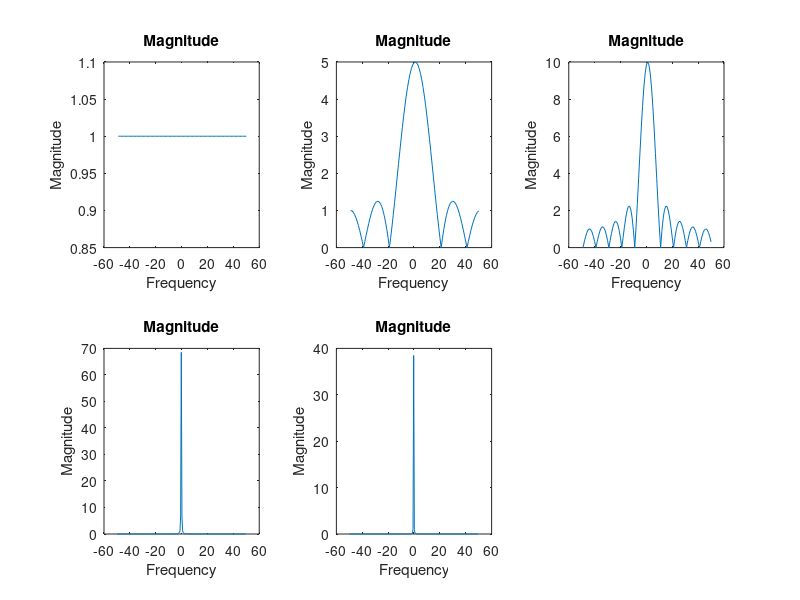

Source code (MATLAB): (Note: this script raises an error after producing the figure.)


% Magnitude spectrum for signal with single pulse with height
% 1 at middle
single=(1:100)*0;
single(50)=1;
y=fftshift(fft(single));
mag=abs(y);
freq=(-49:50);
figure;
subplot(2,3,1)
plot(freq,mag);
xlabel('Frequency')
ylabel('Magnitude')
title('Magnitude');


% box-function signal with signal width 5, and
% height 1
box=(1:100)*0;
box(48:52)=1;
y=fftshift(fft(box));
mag=abs(y);
subplot(2,3,2);
plot(freq,mag);
xlabel('Frequency')
ylabel('Magnitude')
title('Magnitude');




%% box-function signal with signal width 10, and
% height 1

box2=(1:100)*0;
box2(45:54)=1;
y=fftshift(fft(box2));
mag=abs(y);
subplot(2,3,3)
plot(freq,mag);
xlabel('Frequency')
ylabel('Magnitude')
title('Magnitude');

%Guassian signal with sigma 1
time=-1:1/100:1;
gauss1=normpdf(time,0,1);
y1=fftshift(fft2(gauss1));
mag1=abs(y1);
f1 =(-length(y1)/2:length(y1)/2-1)*100/length(y1); 
subplot(2,3,4)
plot(f1,mag1);
xlabel('Frequency');
ylabel('Magnitude');
title('Magnitude');


%Guassian signal with sigma 2
time=-1:1/100:1;
gauss2=normpdf(time,0,2);
y2=fftshift(fft(gauss2));
mag2=abs(y2);
f2 =(-length(y2)/2:length(y2)/2-1)*100/length(y2); 
subplot(2,3,5)
plot(f2,mag2);
xlabel('Frequency');
ylabel('Magnitude');
title('Magnitude');


% 2D DFT on zebra1.jpg 

% display the original image
zebra1=imread('zebra1.jpg');
zebra1=imresize(zebra1,[640,360]);% resize the image
zebra1=im2double(zebra1);
figure;
imshow(zebra1)
DF1=fftshift(fft2(zebra1));
phase1=angle(DF1);
mag1=abs(DF1);

% 2D DFT on zebra2.jpg 
% display the original image
zebra2=imread('zebra2.jpg');
zebra2=imresize(zebra2,[640,360]);% resize the image
zebra2=im2double(zebra2);
figure;
imshow(zebra2)
DF2=fftshift(fft2(zebra2));
phase2=angle(DF2);
mag2=abs(DF2);

%Swap the magnitude of zebra1 and zebra2 to produce two new images
newImage1 = mag2.* exp(phase1 .*1i);
newImage1 = ifft2(newImage1);
imwrite(newImage1,'zebra3.jpg','JPEG');
figure;
imshow(newImage1)


newImage2 = mag1.* exp(phase2 .*1i);
newImage2 = ifft2(newImage2);
imwrite(newImage2,'zebra4.jpg','JPEG');
figure;
imshow(newImage2)


% Explore the DFT on Beta pdf function
time=0:1/100:10;
beta=betapdf(time,4,4);
y=fftshift(fft(beta));
mag=abs(y);
f =(-length(y)/2:length(y)/2-1)*100/length(y); 
figure;
subplot(1,2,1)
plot(f,mag);
xlabel('Frequency');
ylabel('Magnitude');
title('Magnitude');


time=0:1/100:10;
beta=betapdf(time,5,1);
y=fftshift(fft(beta));
mag=abs(y);
f =(-length(y)/2:length(y)/2-1)*100/length(y); 
subplot(1,2,2)
plot(f,mag);
xlabel('Frequency');
ylabel('Magnitude');
title('Magnitude');







